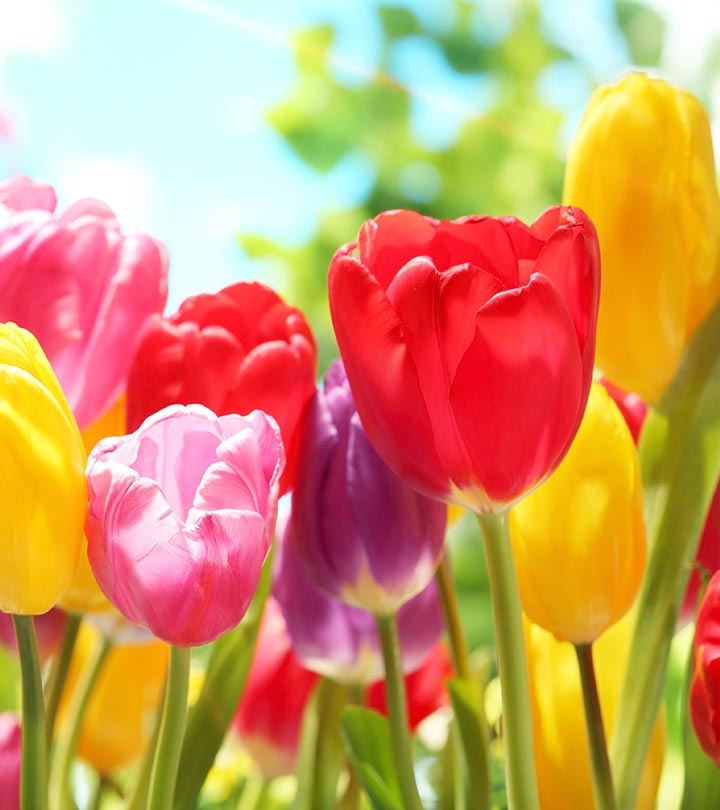
#> input picture PCA/image.jpg, 720 x 810 px
$ python pca.py
#> lines starting #> are read from the running program, lines starting #| are printed output that depends on the picture
from PIL import Image
import numpy as np
import cv2 as cv
import matplotlib as mpl
from random import randint
import math

mpl.use('TkAgg')
import matplotlib.pyplot as plt


def mean_(matrix):
    mean = 0
    for i in range(0, matrix.shape[0]):
        for j in range(0, matrix.shape[1]):
            mean = mean + matrix[i][j]
    mean = float((mean) / (matrix.shape[0] * matrix.shape[1]))
    return mean


def correlation(x, y):
    result = 0
    for i in range(x.shape[0]):
        for j in range(y.shape[1]):
            result = result + (x[i][j] * y[i][j])
    result = (result * 1.0) / (x.shape[0] * y.shape[1])
    return result


data = np.array(Image.open("image.jpg").convert('RGB'))
#> data is the input picture: shape (810, 720, 3); mean R, G, B 208.3, 152.4, 101.1
# print(data.shape[0])
# print(data.shape[1])
# print(data.shape[2])
Rs = data[:, :, 0]
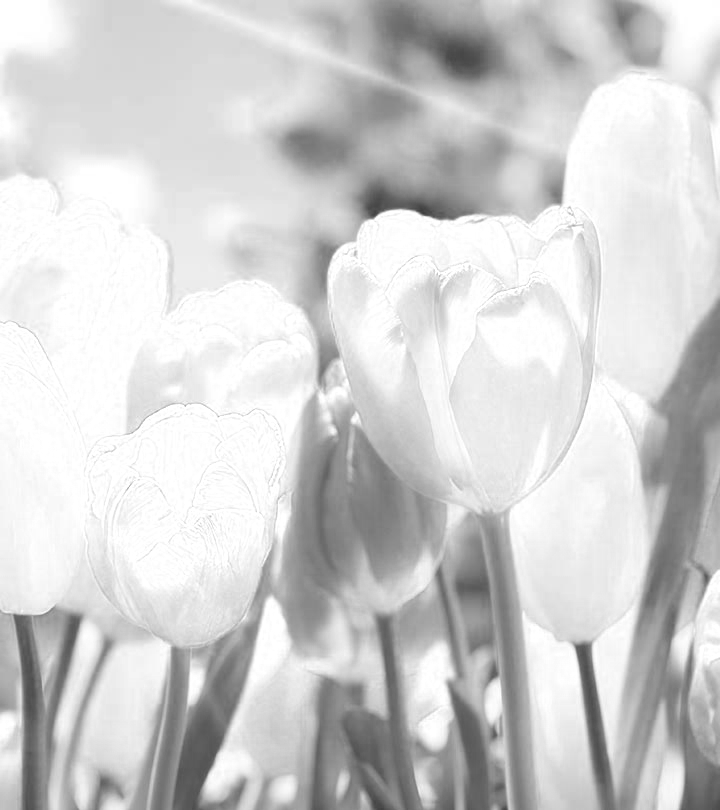
#> Rs: shape (810, 720); min 61, max 255, mean 208.3
Rsmean = mean_(Rs)
#> after the loop in mean_, `for i in range(0, matrix.shape[0]):`: mean = 121508215
#> in mean_, `mean = float((mean) / (matrix.shape[0] * matrix.shape[1]))`: mean = 208.3
#> Rsmean = 208.3
Rsnew = Rs - Rsmean

Gs = data[:, :, 1]
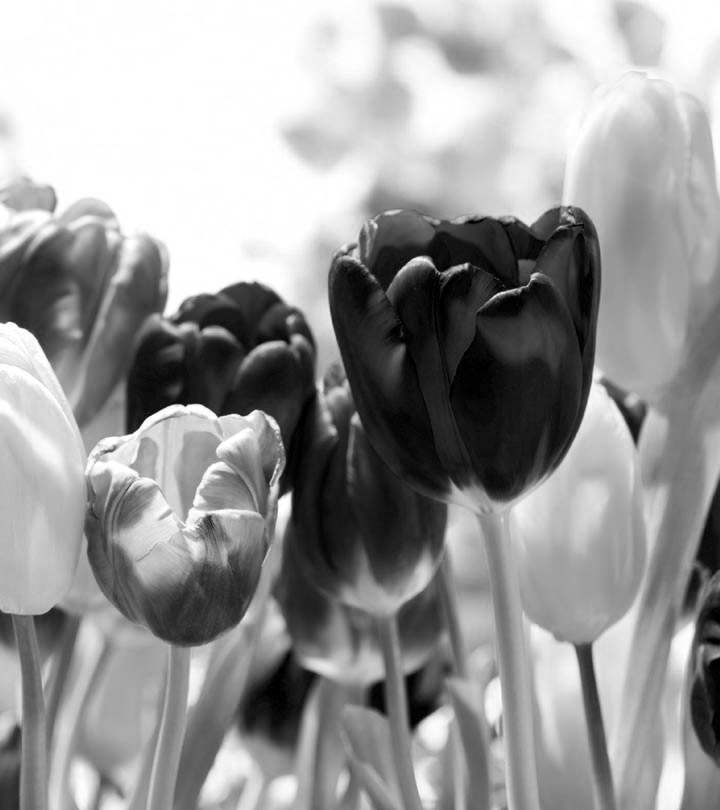
#> Gs: shape (810, 720); min 0, max 255, mean 152.4
Gsmean = mean_(Gs)
#> Gsmean = 152.4
Gsnew = Gs - Gsmean

Bs = data[:, :, 2]
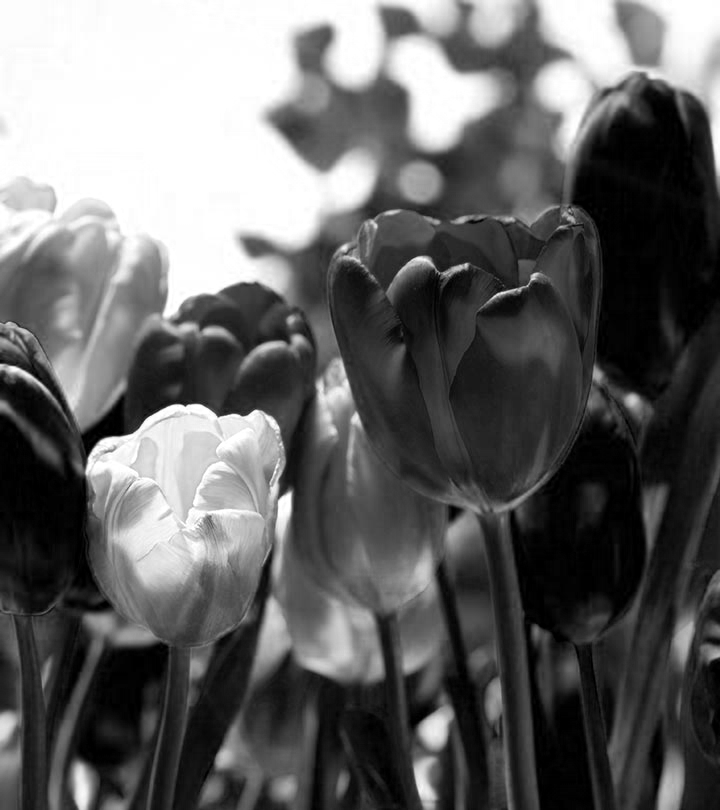
#> Bs: shape (810, 720); min 0, max 255, mean 101.1
Bsmean = mean_(Bs)
#> Bsmean = 101.1
Bsnew = Bs - Bsmean

shape = (3, 3)
CO = np.zeros(shape)
CO[0][0] = correlation(Rsnew, Rsnew)
#> after the loop in correlation, `for i in range(x.shape[0]):`: result = 1.18e+09
#> in correlation, `result = (result * 1.0) / (x.shape[0] * y.shape[1])`: result = 2025.8
CO[0][1] = correlation(Rsnew, Gsnew)
CO[0][2] = correlation(Rsnew, Bsnew)

CO[1][0] = correlation(Gsnew, Rsnew)
CO[1][1] = correlation(Gsnew, Gsnew)
CO[1][2] = correlation(Gsnew, Bsnew)

CO[2][0] = correlation(Bsnew, Rsnew)
CO[2][1] = correlation(Bsnew, Gsnew)
CO[2][2] = correlation(Bsnew, Bsnew)

print("correlation matrix")
print(CO)
w, v = np.linalg.eig(CO)

A = np.zeros((3, 3), np.float64)
for i in range(0, 3):
    for j in range(0, 3):
        A[i][j] = v[j][i]

print("A")
print(A)

P1 = data[0:, 0:, 0]
P2 = data[0:, 0:, 1]
P3 = data[0:, 0:, 2]
for i in range(data.shape[0]):
    for j in range(data.shape[1]):
        data[i, j] = np.dot(A, data[i, j])
        P1[i, j] = data[i, j, 0]
        P2[i, j] = data[i, j, 1]
        P3[i, j] = data[i, j, 2]
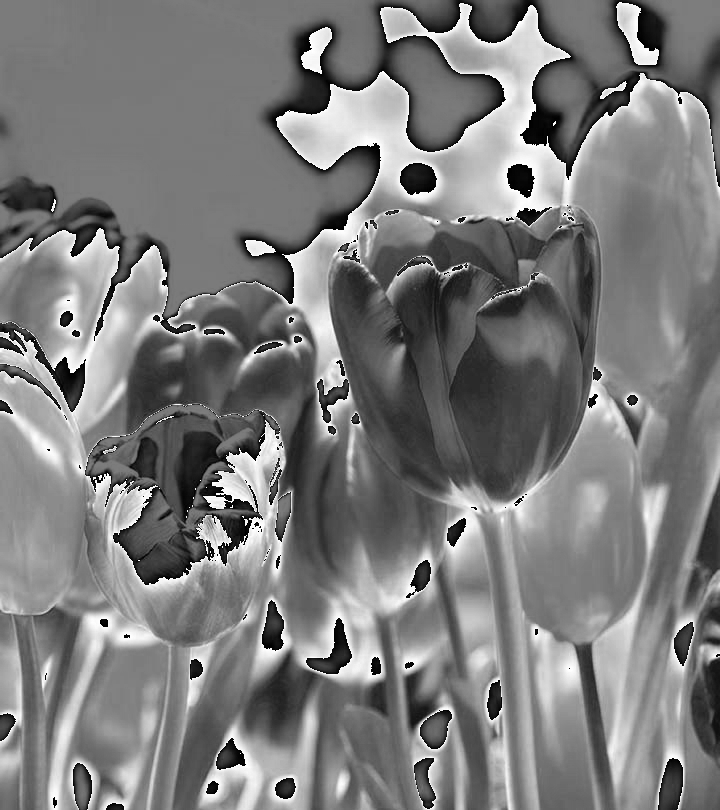
#> P1: shape (810, 720); min 0, max 255, mean 123.7
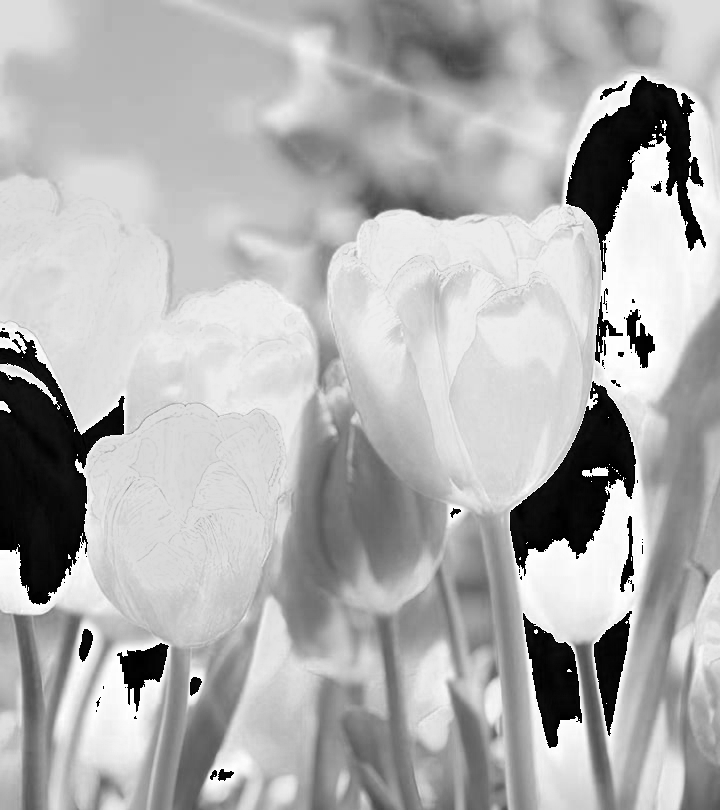
#> P2: shape (810, 720); min 0, max 255, mean 176
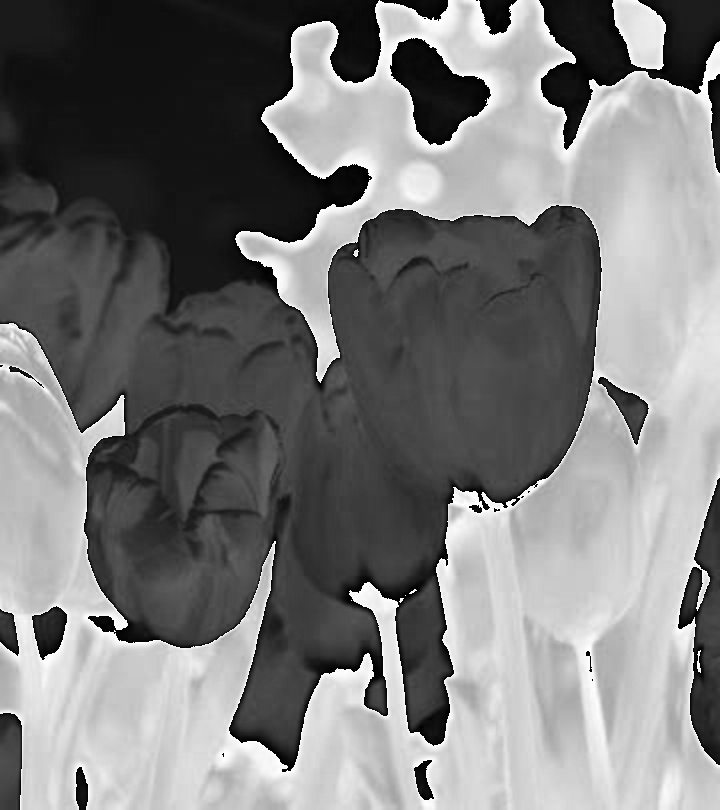
#> P3: shape (810, 720); min 0, max 255, mean 122.4
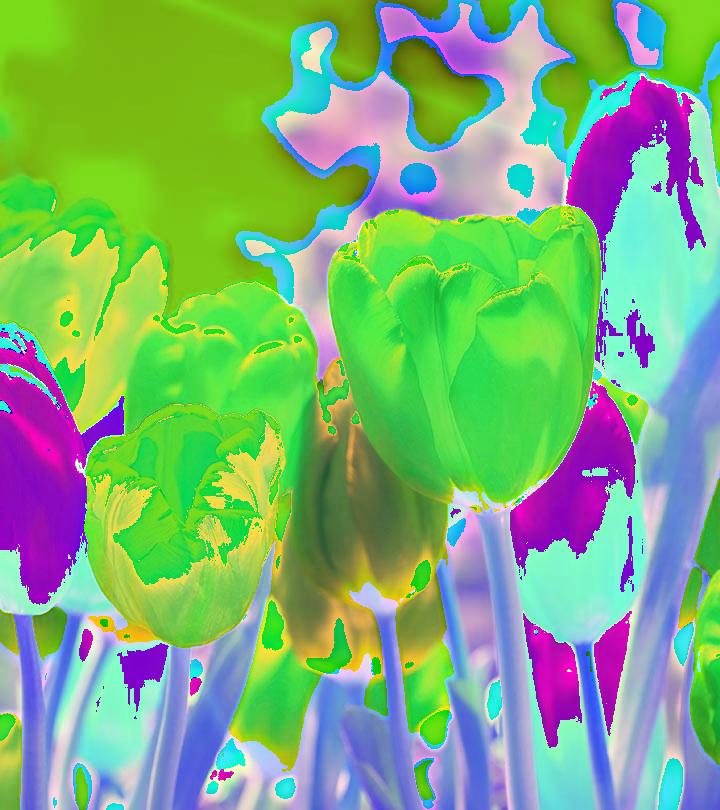
#> data: shape (810, 720, 3); mean R, G, B 123.7, 176, 122.4

img = Image.fromarray(P1, 'L')
img.save('R.png')
# img.show()
img = Image.fromarray(P2, 'L')
img.save('G.png')
# img.show()
img = Image.fromarray(P3, 'L')
img.save('B.png')
# img.show()
img = Image.fromarray(data, 'RGB')
img.save('new_image.png')
img.show()
